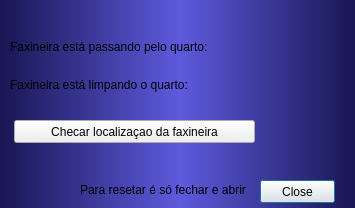
<?xml version="1.0" encoding="UTF-8"?>
<ui version="4.0">
 <class>Faxineira</class>
 <widget class="QDialog" name="Faxineira">
  <property name="geometry">
   <rect>
    <x>0</x>
    <y>0</y>
    <width>355</width>
    <height>208</height>
   </rect>
  </property>
  <property name="windowTitle">
   <string>Dialog</string>
  </property>
  <property name="styleSheet">
   <string notr="true">#Faxineira{background-color:qlineargradient(spread:pad, x1:0, y1:0, x2:1, y2:0, stop:0 rgba(24, 22, 83, 255), stop:0.505682 rgba(94, 90, 221, 255), stop:1 rgba(24, 22, 83, 255))}

QLabel{color:&quot;white&quot;;}

QMessageBox QLabel {
    color:&quot;black&quot;;
}</string>
  </property>
  <widget class="QPushButton" name="pushButton">
   <property name="geometry">
    <rect>
     <x>260</x>
     <y>180</y>
     <width>75</width>
     <height>23</height>
    </rect>
   </property>
   <property name="text">
    <string>Close</string>
   </property>
  </widget>
  <widget class="QPushButton" name="pushButton_2">
   <property name="geometry">
    <rect>
     <x>14</x>
     <y>120</y>
     <width>241</width>
     <height>23</height>
    </rect>
   </property>
   <property name="styleSheet">
    <string notr="true"/>
   </property>
   <property name="text">
    <string>Checar localizaçao da faxineira</string>
   </property>
  </widget>
  <widget class="QLabel" name="label_2">
   <property name="geometry">
    <rect>
     <x>80</x>
     <y>180</y>
     <width>171</width>
     <height>20</height>
    </rect>
   </property>
   <property name="text">
    <string>Para resetar é só fechar e abrir</string>
   </property>
  </widget>
  <widget class="QWidget" name="">
   <property name="geometry">
    <rect>
     <x>10</x>
     <y>30</y>
     <width>291</width>
     <height>71</height>
    </rect>
   </property>
   <layout class="QVBoxLayout" name="verticalLayout">
    <item>
     <layout class="QHBoxLayout" name="horizontalLayout">
      <item>
       <widget class="QLabel" name="label">
        <property name="text">
         <string>Faxineira está passando pelo quarto:</string>
        </property>
       </widget>
      </item>
      <item>
       <widget class="QLabel" name="FaxiVai">
        <property name="text">
         <string/>
        </property>
       </widget>
      </item>
     </layout>
    </item>
    <item>
     <layout class="QHBoxLayout" name="horizontalLayout_2">
      <item>
       <widget class="QLabel" name="label_3">
        <property name="text">
         <string>Faxineira está limpando o quarto:</string>
        </property>
       </widget>
      </item>
      <item>
       <widget class="QLabel" name="FaxiVem">
        <property name="text">
         <string/>
        </property>
       </widget>
      </item>
     </layout>
    </item>
   </layout>
  </widget>
 </widget>
 <resources/>
 <connections>
  <connection>
   <sender>pushButton</sender>
   <signal>clicked()</signal>
   <receiver>Faxineira</receiver>
   <slot>close()</slot>
   <hints>
    <hint type="sourcelabel">
     <x>307</x>
     <y>253</y>
    </hint>
    <hint type="destinationlabel">
     <x>306</x>
     <y>312</y>
    </hint>
   </hints>
  </connection>
 </connections>
</ui>
